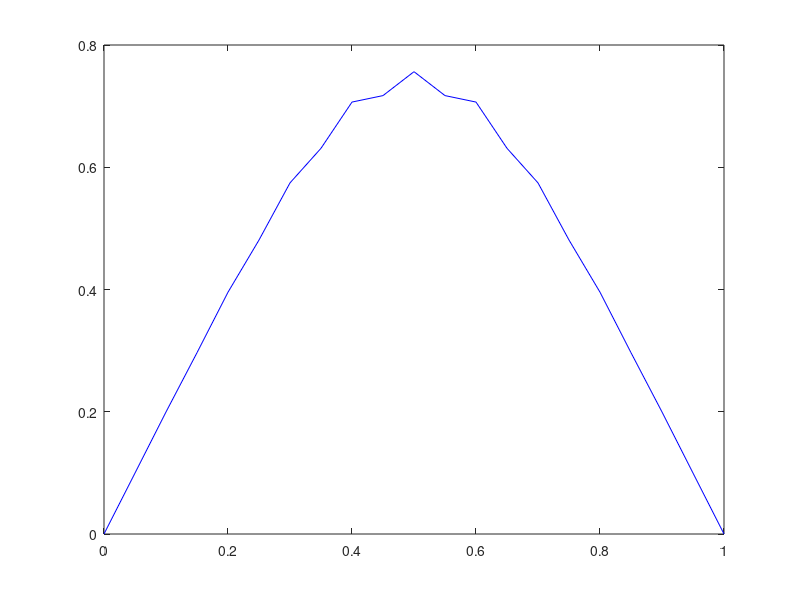

The MATLAB script that drew this image: (Note: this script raises an error after producing the figure.)
clear all
%%here mu>0.5 so the scheme is unstable
%%Define IC and constants
J=20; dx=1/J; dt=0.0013;
mu=dt/(dx^2);
steps=10;
time=steps*dt;

x=linspace(0,1,J+1);
u0=zeros(J+1,1);
for i=1:21
if x(i)<0.5
   u0(i)=2*x(i);
elseif x(i)>=0.5
   u0(i)=2-2*x(i);
end
end

U=u0;
A=zeros(J+1,J+1);
%%row 0 and row j+1 are zeroes bc BCs define u0=uj=0 for all t
A(2,2)=1-2*mu;
A(2,3)=mu;
A(J,J-1)=mu;
A(J,J)=1-2*mu;

for j=3:J-1
A(j,j-1)=mu;
A(j,j+1)=mu;
A(j,j)=1-2*mu;
end

for n=1:steps
U=A*U;
end


plot(x,U,'b');
hold on
uexact=zeros(1,J+1);
for i=1:21
syms n;
uexact(i)= symsum(exp(-((n*pi)^2)*time)*((8*sin(n*pi/2))/(pi*n)^2)*sin(n*pi*x(i)),1,50);
end

plot(x,uexact,'r');